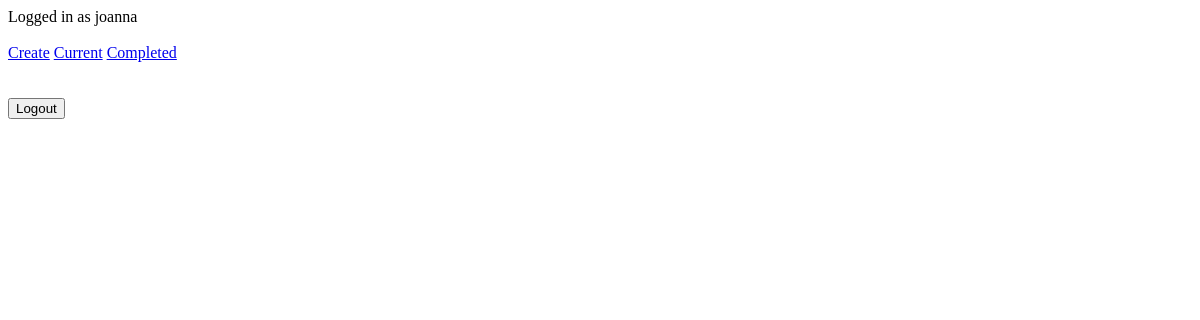
The app's page /completed/ (signed in), older data.
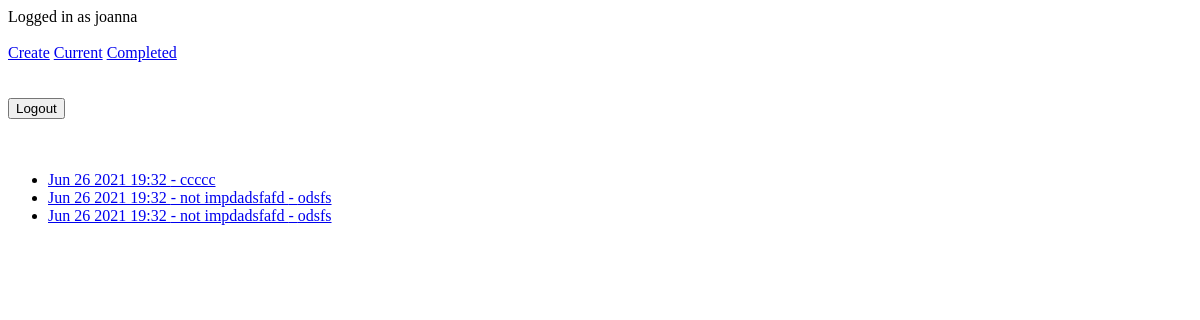
The same page, newer data.
### todo/models.py (models this page shows, shortened)
class Todo(models.Model):
    title = models.CharField(max_length=100)
    memo = models.TextField(blank=True)
    high_importance = models.BooleanField(default=False)
    created_at = models.DateTimeField(auto_now_add=True)
    updated_at = models.DateTimeField(auto_now=True)
    date_completed = models.DateTimeField(null=True, blank=True)
    user = models.ForeignKey(User, on_delete=models.CASCADE)

### todo/views.py (the view)
# urls.py: path('completed/', views.completedtodos, name='completedtodos'),
@login_required
def completedtodos(request):
    completed_todos = Todo.objects.filter(user=request.user, date_completed__isnull=False)
    return render(request, 'todo/completedtodos.html', {'completed_todos': completed_todos})

### todo/templates/todo/completedtodos.html (shortened to what this page needs)
{% extends 'todo/base.html' %}
{% block content %}
<ul>
    {% for todo in completed_todos %}
    <li>
        <a href="{% url 'viewtodo' todo.id %}">
                {{ todo.date_completed|date:'M j Y H:i' }} - {{ todo.title }}
            {% if todo.memo %}
                - {{ todo.memo }}
            {% endif %}
        </a>
    </li>
    {% endfor %}
</ul>
{% endblock %}

### todo/templates/todo/base.html (shortened to what this page needs)
<!DOCTYPE html>
<html lang="en">
<head>
</head>
<body>
    {% if user.is_authenticated %}
        Logged in as {{ user.username }}
        <br>
        <br>
        <a href="{% url 'createtodo' %}">Create</a>
        <a href="{% url 'currenttodos' %}">Current</a>
        <a href="{% url 'completedtodos' %}">Completed</a>
        <br>
        <br>
        <br>
        <form action="{% url 'logoutuser' %}" method="POST">
            <button type="submit">Logout</button>
        </form>
    {% else %}
        <a href="{% url 'signupuser' %}">Sign up</a>
        <a href="{% url 'loginuser' %}">Login</a>
    {% endif %}
    <br>
    <br>
    {% block content %}
    {% endblock %}
</body>
</html>

Row changes from the older to the newer data that the page shows:
now on this page (row edited): Todo: date_completed "Jun 26 2021 19:32", title "ccccc"
added Todo: date_completed "Jun 26 2021 19:32", title "not impdadsfafd", memo "odsfs"
added Todo: date_completed "Jun 26 2021 19:32", title "not impdadsfafd", memo "odsfs"
